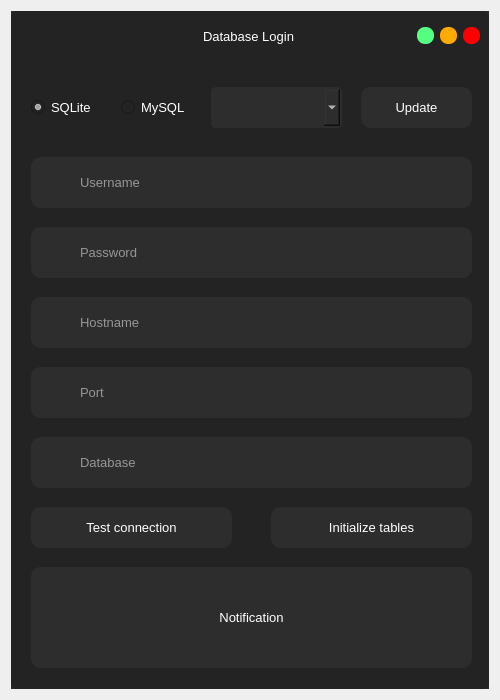
<?xml version="1.0" encoding="UTF-8"?>
<ui version="4.0">
 <class>Database</class>
 <widget class="QDialog" name="Database">
  <property name="geometry">
   <rect>
    <x>0</x>
    <y>0</y>
    <width>500</width>
    <height>700</height>
   </rect>
  </property>
  <property name="minimumSize">
   <size>
    <width>500</width>
    <height>700</height>
   </size>
  </property>
  <property name="maximumSize">
   <size>
    <width>500</width>
    <height>700</height>
   </size>
  </property>
  <property name="windowTitle">
   <string>Dialog</string>
  </property>
  <layout class="QVBoxLayout" name="verticalLayout">
   <item>
    <widget class="QFrame" name="frame">
     <property name="styleSheet">
      <string notr="true">background-color: rgb(45, 45, 45);</string>
     </property>
     <property name="frameShape">
      <enum>QFrame::NoFrame</enum>
     </property>
     <property name="frameShadow">
      <enum>QFrame::Raised</enum>
     </property>
     <layout class="QVBoxLayout" name="verticalLayout_4">
      <property name="spacing">
       <number>0</number>
      </property>
      <property name="leftMargin">
       <number>0</number>
      </property>
      <property name="topMargin">
       <number>0</number>
      </property>
      <property name="rightMargin">
       <number>0</number>
      </property>
      <property name="bottomMargin">
       <number>0</number>
      </property>
      <item>
       <widget class="QFrame" name="frame_2">
        <property name="styleSheet">
         <string notr="true">QFrame{
	background-color: rgb(35, 35, 35);
	border-radius:5px;
}</string>
        </property>
        <property name="frameShape">
         <enum>QFrame::NoFrame</enum>
        </property>
        <property name="frameShadow">
         <enum>QFrame::Raised</enum>
        </property>
        <layout class="QVBoxLayout" name="verticalLayout_2">
         <property name="leftMargin">
          <number>0</number>
         </property>
         <property name="topMargin">
          <number>0</number>
         </property>
         <property name="rightMargin">
          <number>0</number>
         </property>
         <property name="bottomMargin">
          <number>0</number>
         </property>
         <item>
          <widget class="QFrame" name="frame_3">
           <property name="minimumSize">
            <size>
             <width>0</width>
             <height>40</height>
            </size>
           </property>
           <property name="maximumSize">
            <size>
             <width>16777215</width>
             <height>30</height>
            </size>
           </property>
           <property name="frameShape">
            <enum>QFrame::NoFrame</enum>
           </property>
           <property name="frameShadow">
            <enum>QFrame::Raised</enum>
           </property>
           <layout class="QHBoxLayout" name="horizontalLayout">
            <property name="topMargin">
             <number>0</number>
            </property>
            <property name="bottomMargin">
             <number>0</number>
            </property>
            <item>
             <widget class="QLabel" name="label">
              <property name="minimumSize">
               <size>
                <width>60</width>
                <height>0</height>
               </size>
              </property>
              <property name="maximumSize">
               <size>
                <width>60</width>
                <height>16777215</height>
               </size>
              </property>
              <property name="text">
               <string/>
              </property>
              <property name="pixmap">
               <pixmap resource="../resource/asset.qrc">:/icons/asset/database.svg</pixmap>
              </property>
             </widget>
            </item>
            <item>
             <widget class="QLabel" name="label_2">
              <property name="font">
               <font>
                <family>Arial</family>
                <pointsize>10</pointsize>
               </font>
              </property>
              <property name="styleSheet">
               <string notr="true">QLabel{
	color: rgb(255, 255, 255);
}</string>
              </property>
              <property name="text">
               <string>Database Login</string>
              </property>
              <property name="alignment">
               <set>Qt::AlignCenter</set>
              </property>
             </widget>
            </item>
            <item>
             <widget class="QPushButton" name="btn_minimize">
              <property name="minimumSize">
               <size>
                <width>16</width>
                <height>16</height>
               </size>
              </property>
              <property name="maximumSize">
               <size>
                <width>17</width>
                <height>17</height>
               </size>
              </property>
              <property name="styleSheet">
               <string notr="true">QPushButton{
	background-color: rgb(85, 255, 127);
	border:none;
	border-radius: 8px;
}

QPushButton:hover{	
	background-color: rgba(85, 255, 127,150);
	
}</string>
              </property>
              <property name="text">
               <string/>
              </property>
             </widget>
            </item>
            <item>
             <widget class="QPushButton" name="btn_maximize">
              <property name="minimumSize">
               <size>
                <width>16</width>
                <height>16</height>
               </size>
              </property>
              <property name="maximumSize">
               <size>
                <width>17</width>
                <height>17</height>
               </size>
              </property>
              <property name="styleSheet">
               <string notr="true">QPushButton{
	
	background-color: rgb(255, 170, 0);
	border:none;
	border-radius: 8px;
}

QPushButton:hover{	
	background-color: rgba(255, 170, 0,150);
	
}</string>
              </property>
              <property name="text">
               <string/>
              </property>
             </widget>
            </item>
            <item>
             <widget class="QPushButton" name="btn_close">
              <property name="minimumSize">
               <size>
                <width>16</width>
                <height>16</height>
               </size>
              </property>
              <property name="maximumSize">
               <size>
                <width>17</width>
                <height>17</height>
               </size>
              </property>
              <property name="styleSheet">
               <string notr="true">QPushButton{
	background-color: rgb(255, 0, 0);
	border:none;
	border-radius: 8px;
}

QPushButton:hover{	
	background-color: rgba(255, 0, 0,150);
	
}</string>
              </property>
              <property name="text">
               <string/>
              </property>
             </widget>
            </item>
           </layout>
          </widget>
         </item>
         <item>
          <widget class="QFrame" name="frame_4">
           <property name="frameShape">
            <enum>QFrame::NoFrame</enum>
           </property>
           <property name="frameShadow">
            <enum>QFrame::Raised</enum>
           </property>
           <widget class="QLineEdit" name="username">
            <property name="geometry">
             <rect>
              <x>20</x>
              <y>100</y>
              <width>441</width>
              <height>51</height>
             </rect>
            </property>
            <property name="font">
             <font>
              <pointsize>10</pointsize>
             </font>
            </property>
            <property name="tabletTracking">
             <bool>true</bool>
            </property>
            <property name="styleSheet">
             <string notr="true">QLineEdit{
	color: rgb(255, 255, 255);
	border: 2px solid  rgb(45, 45, 45);
	border-radius:10px;
	padding-left: 45px;
}

QLineEdit:hover{
	border:2px solid rgb(35, 35, 35);
}

QLineEdit:focus{
	border:2px solid rgb(255, 255, 255);
}</string>
            </property>
            <property name="placeholderText">
             <string>Username</string>
            </property>
            <property name="clearButtonEnabled">
             <bool>true</bool>
            </property>
           </widget>
           <widget class="QLabel" name="label_36">
            <property name="geometry">
             <rect>
              <x>30</x>
              <y>110</y>
              <width>31</width>
              <height>31</height>
             </rect>
            </property>
            <property name="styleSheet">
             <string notr="true">background-color: rgb(45, 45, 45);</string>
            </property>
            <property name="text">
             <string/>
            </property>
            <property name="pixmap">
             <pixmap resource="../resource/asset.qrc">:/icons/asset/user.svg</pixmap>
            </property>
           </widget>
           <widget class="QLineEdit" name="password">
            <property name="geometry">
             <rect>
              <x>20</x>
              <y>170</y>
              <width>441</width>
              <height>51</height>
             </rect>
            </property>
            <property name="font">
             <font>
              <pointsize>10</pointsize>
             </font>
            </property>
            <property name="tabletTracking">
             <bool>true</bool>
            </property>
            <property name="styleSheet">
             <string notr="true">QLineEdit{
	color: rgb(255, 255, 255);
	border: 2px solid  rgb(45, 45, 45);
	border-radius:10px;
	padding-left: 45px;
}

QLineEdit:hover{
	border:2px solid rgb(35, 35, 35);
}

QLineEdit:focus{
	border:2px solid rgb(255, 255, 255);
}</string>
            </property>
            <property name="echoMode">
             <enum>QLineEdit::PasswordEchoOnEdit</enum>
            </property>
            <property name="placeholderText">
             <string>Password</string>
            </property>
            <property name="clearButtonEnabled">
             <bool>true</bool>
            </property>
           </widget>
           <widget class="QLabel" name="label_37">
            <property name="geometry">
             <rect>
              <x>30</x>
              <y>180</y>
              <width>31</width>
              <height>31</height>
             </rect>
            </property>
            <property name="styleSheet">
             <string notr="true">background-color: rgb(45, 45, 45);</string>
            </property>
            <property name="text">
             <string/>
            </property>
            <property name="pixmap">
             <pixmap resource="../resource/asset.qrc">:/icons/asset/lock.svg</pixmap>
            </property>
           </widget>
           <widget class="QLineEdit" name="hostname">
            <property name="geometry">
             <rect>
              <x>20</x>
              <y>240</y>
              <width>441</width>
              <height>51</height>
             </rect>
            </property>
            <property name="font">
             <font>
              <pointsize>10</pointsize>
             </font>
            </property>
            <property name="tabletTracking">
             <bool>true</bool>
            </property>
            <property name="styleSheet">
             <string notr="true">QLineEdit{
	color: rgb(255, 255, 255);
	border: 2px solid  rgb(45, 45, 45);
	border-radius:10px;
	padding-left: 45px;
}

QLineEdit:hover{
	border:2px solid rgb(35, 35, 35);
}

QLineEdit:focus{
	border:2px solid rgb(255, 255, 255);
}</string>
            </property>
            <property name="placeholderText">
             <string>Hostname</string>
            </property>
            <property name="clearButtonEnabled">
             <bool>true</bool>
            </property>
           </widget>
           <widget class="QLabel" name="label_38">
            <property name="geometry">
             <rect>
              <x>30</x>
              <y>250</y>
              <width>31</width>
              <height>31</height>
             </rect>
            </property>
            <property name="styleSheet">
             <string notr="true">background-color: rgb(45, 45, 45);</string>
            </property>
            <property name="text">
             <string/>
            </property>
            <property name="pixmap">
             <pixmap resource="../resource/asset.qrc">:/icons/asset/external-link.svg</pixmap>
            </property>
           </widget>
           <widget class="QLineEdit" name="database_name">
            <property name="geometry">
             <rect>
              <x>20</x>
              <y>380</y>
              <width>441</width>
              <height>51</height>
             </rect>
            </property>
            <property name="font">
             <font>
              <pointsize>10</pointsize>
             </font>
            </property>
            <property name="tabletTracking">
             <bool>true</bool>
            </property>
            <property name="styleSheet">
             <string notr="true">QLineEdit{
	color: rgb(255, 255, 255);
	border: 2px solid  rgb(45, 45, 45);
	border-radius:10px;
	padding-left: 45px;
}

QLineEdit:hover{
	border:2px solid rgb(35, 35, 35);
}

QLineEdit:focus{
	border:2px solid rgb(255, 255, 255);
}</string>
            </property>
            <property name="placeholderText">
             <string>Database</string>
            </property>
            <property name="clearButtonEnabled">
             <bool>true</bool>
            </property>
           </widget>
           <widget class="QLabel" name="label_39">
            <property name="geometry">
             <rect>
              <x>30</x>
              <y>390</y>
              <width>31</width>
              <height>31</height>
             </rect>
            </property>
            <property name="styleSheet">
             <string notr="true">background-color: rgb(45, 45, 45);</string>
            </property>
            <property name="text">
             <string/>
            </property>
            <property name="pixmap">
             <pixmap resource="../resource/asset.qrc">:/icons/asset/database.svg</pixmap>
            </property>
           </widget>
           <widget class="QPushButton" name="btn_connect_test">
            <property name="geometry">
             <rect>
              <x>20</x>
              <y>450</y>
              <width>201</width>
              <height>41</height>
             </rect>
            </property>
            <property name="font">
             <font>
              <pointsize>10</pointsize>
             </font>
            </property>
            <property name="styleSheet">
             <string notr="true">QPushButton{
	color: rgb(255, 255, 255);
	background-color: rgb(45, 45, 45);
	border:none;
	border-radius: 10px;
}

QPushButton:hover{
	border-radius: 20px;
}

QPushButton:pressed{
	border: 2px solid rgb(255,255,255);	
}</string>
            </property>
            <property name="text">
             <string>Test connection</string>
            </property>
            <property name="icon">
             <iconset resource="../resource/asset.qrc">
              <normaloff>:/icons/asset/link-2.svg</normaloff>:/icons/asset/link-2.svg</iconset>
            </property>
            <property name="iconSize">
             <size>
              <width>30</width>
              <height>30</height>
             </size>
            </property>
            <property name="flat">
             <bool>true</bool>
            </property>
           </widget>
           <widget class="QPushButton" name="btn_connect">
            <property name="geometry">
             <rect>
              <x>260</x>
              <y>450</y>
              <width>201</width>
              <height>41</height>
             </rect>
            </property>
            <property name="font">
             <font>
              <pointsize>10</pointsize>
             </font>
            </property>
            <property name="styleSheet">
             <string notr="true">QPushButton{
	color: rgb(255, 255, 255);
	background-color: rgb(45, 45, 45);
	border:none;
	border-radius: 10px;
}

QPushButton:hover{
	border-radius: 20px;
}

QPushButton:pressed{
	border: 2px solid rgb(255,255,255);	
}</string>
            </property>
            <property name="text">
             <string>Initialize tables</string>
            </property>
            <property name="icon">
             <iconset resource="../resource/asset.qrc">
              <normaloff>:/icons/asset/table.svg</normaloff>:/icons/asset/table.svg</iconset>
            </property>
            <property name="iconSize">
             <size>
              <width>30</width>
              <height>30</height>
             </size>
            </property>
            <property name="flat">
             <bool>true</bool>
            </property>
           </widget>
           <widget class="QLabel" name="label_notification">
            <property name="geometry">
             <rect>
              <x>20</x>
              <y>510</y>
              <width>441</width>
              <height>101</height>
             </rect>
            </property>
            <property name="font">
             <font>
              <family>MS Shell Dlg 2</family>
              <pointsize>10</pointsize>
              <weight>50</weight>
              <bold>false</bold>
             </font>
            </property>
            <property name="styleSheet">
             <string notr="true">QLabel{
	color: rgb(255, 255, 255);
	background-color: rgb(45, 45, 45);
	border-radius: 10px;
}</string>
            </property>
            <property name="text">
             <string>Notification</string>
            </property>
            <property name="alignment">
             <set>Qt::AlignCenter</set>
            </property>
            <property name="wordWrap">
             <bool>true</bool>
            </property>
           </widget>
           <widget class="QLineEdit" name="port">
            <property name="geometry">
             <rect>
              <x>20</x>
              <y>310</y>
              <width>441</width>
              <height>51</height>
             </rect>
            </property>
            <property name="font">
             <font>
              <pointsize>10</pointsize>
             </font>
            </property>
            <property name="tabletTracking">
             <bool>true</bool>
            </property>
            <property name="styleSheet">
             <string notr="true">QLineEdit{
	color: rgb(255, 255, 255);
	border: 2px solid  rgb(45, 45, 45);
	border-radius:10px;
	padding-left: 45px;
}

QLineEdit:hover{
	border:2px solid rgb(35, 35, 35);
}

QLineEdit:focus{
	border:2px solid rgb(255, 255, 255);
}</string>
            </property>
            <property name="placeholderText">
             <string>Port</string>
            </property>
            <property name="clearButtonEnabled">
             <bool>true</bool>
            </property>
           </widget>
           <widget class="QLabel" name="label_40">
            <property name="geometry">
             <rect>
              <x>30</x>
              <y>320</y>
              <width>31</width>
              <height>31</height>
             </rect>
            </property>
            <property name="styleSheet">
             <string notr="true">background-color: rgb(45, 45, 45);</string>
            </property>
            <property name="text">
             <string/>
            </property>
            <property name="pixmap">
             <pixmap resource="../resource/asset.qrc">:/icons/asset/power.svg</pixmap>
            </property>
           </widget>
           <widget class="QRadioButton" name="sqlite">
            <property name="geometry">
             <rect>
              <x>20</x>
              <y>40</y>
              <width>71</width>
              <height>20</height>
             </rect>
            </property>
            <property name="font">
             <font>
              <pointsize>10</pointsize>
             </font>
            </property>
            <property name="styleSheet">
             <string notr="true">QRadioButton{
	color: rgb(255, 255, 255);
	background-color:rgb(35,35,35)
}</string>
            </property>
            <property name="text">
             <string>SQLite</string>
            </property>
            <property name="checked">
             <bool>true</bool>
            </property>
           </widget>
           <widget class="QRadioButton" name="mysql">
            <property name="geometry">
             <rect>
              <x>110</x>
              <y>40</y>
              <width>81</width>
              <height>20</height>
             </rect>
            </property>
            <property name="font">
             <font>
              <pointsize>10</pointsize>
             </font>
            </property>
            <property name="styleSheet">
             <string notr="true">QRadioButton{
	color: rgb(255, 255, 255);
	background-color:rgb(35,35,35)
}</string>
            </property>
            <property name="text">
             <string>MySQL</string>
            </property>
           </widget>
           <widget class="QComboBox" name="comboBox">
            <property name="geometry">
             <rect>
              <x>200</x>
              <y>30</y>
              <width>131</width>
              <height>41</height>
             </rect>
            </property>
            <property name="minimumSize">
             <size>
              <width>0</width>
              <height>41</height>
             </size>
            </property>
            <property name="maximumSize">
             <size>
              <width>16777215</width>
              <height>38</height>
             </size>
            </property>
            <property name="font">
             <font>
              <pointsize>10</pointsize>
             </font>
            </property>
            <property name="styleSheet">
             <string notr="true">QComboBox{
	color: rgb(255, 255, 255);
	border: 2px solid rgb(45, 45, 45);
	padding-left:10px;
	border-radius: 5px;
}</string>
            </property>
            <property name="frame">
             <bool>false</bool>
            </property>
           </widget>
           <widget class="QPushButton" name="btn_update_con_properties">
            <property name="geometry">
             <rect>
              <x>350</x>
              <y>30</y>
              <width>111</width>
              <height>41</height>
             </rect>
            </property>
            <property name="font">
             <font>
              <pointsize>10</pointsize>
             </font>
            </property>
            <property name="styleSheet">
             <string notr="true">QPushButton{
	color: rgb(255, 255, 255);
	background-color: rgb(45, 45, 45);
	border:none;
	border-radius: 10px;
}

QPushButton:hover{
	border-radius: 20px;
}

QPushButton:pressed{
	border: 2px solid rgb(255,255,255);	
}</string>
            </property>
            <property name="text">
             <string>Update</string>
            </property>
            <property name="icon">
             <iconset resource="../resource/asset.qrc">
              <normaloff>:/icons/asset/repeat.svg</normaloff>:/icons/asset/repeat.svg</iconset>
            </property>
            <property name="iconSize">
             <size>
              <width>30</width>
              <height>30</height>
             </size>
            </property>
            <property name="flat">
             <bool>true</bool>
            </property>
           </widget>
          </widget>
         </item>
        </layout>
       </widget>
      </item>
     </layout>
    </widget>
   </item>
  </layout>
 </widget>
 <resources>
  <include location="../resource/asset.qrc"/>
 </resources>
 <connections/>
</ui>
